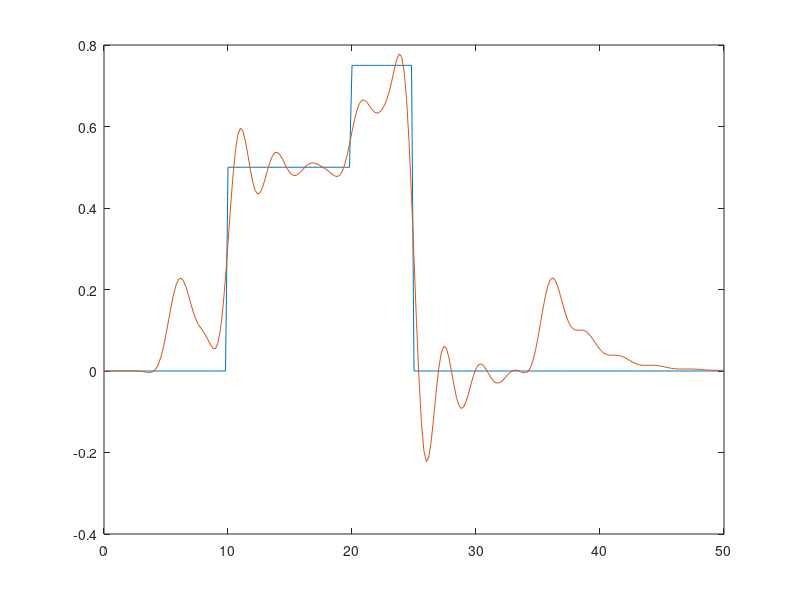
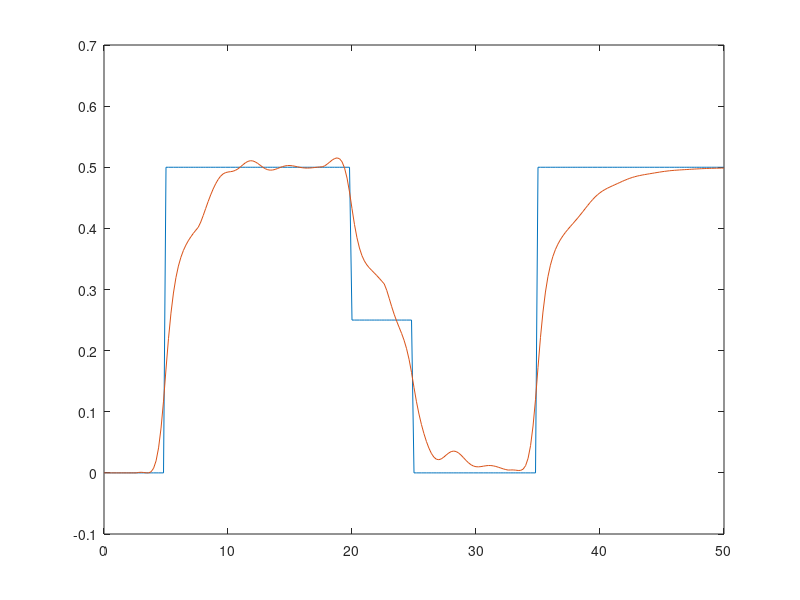

Recreate these plots in MATLAB, in order.
%% Simulation DMPC
clc;
clear;
close all;
%% Time and step
Step = 0.2;
T_end = 50;
t = 0:Step:T_end;
%% Variable
y1d = cell(1,length(t));
y2d = cell(1,length(t));
x1 = cell(1,length(t));
x2 = cell(1,length(t));
x_1pred = cell(1,length(t));
x_2pred = cell(1,length(t));
u1 = cell(1,length(t));
u2 = cell(1,length(t));
u_1pred = cell(1,length(t));
u_2pred = cell(1,length(t));
y1 = cell(1,length(t));
y2 = cell(1,length(t));
%% Parameters
alpha = 1;
gamma = 1;
P = 12;
M = P;
A11 = [2.74 -1.27 0.79 0;
       2 0 0 0;
       0 0.5 0 0;
       0 0 0 0.37];
A22 = [1.68 -0.82 0 0;
       1 0 0 0;
       0 0 1.57 -0.67;
       0 0 1 0];
A = [A11 zeros(4);
     zeros(4) A22];
B1 = [0.25;0;0;0.5;0;0;0;0];
B2 = [0;0;0;0;0.25;0;0.5;0];
B11 = [0.25;0;0;0.5];
B22 = [0.25;0;0.5;0];
B = [B1 B2];
C = [-0.1 0.03 0.12 0 0.07*alpha 0.07*alpha 0 0;
     0 0 0 0.25*alpha 0 0 0.29 -0.2];
C11 = [-0.1 0.03 0.12 0];
C12 = alpha*[0.07 0.07 0 0];
C21 = alpha*[0 0 0 0.25];
C22 = [0 0 0.29 -0.2];
Q = [1 0;0 1];
Q_ = eye(2*M);
R1_ = gamma*eye(M);
R2_ = gamma*eye(M);
GAMMA1 = [1 zeros(1,M-1)];
GAMMA2 = GAMMA1;
GAMMA_1 = tril(ones(M));
GAMMA_2 = tril(ones(M));
C_cell = repmat({C},1,P);
Ca_ = blkdiag(C_cell{:});
S = cell(P);
for i1 = 1:P
    for j1=1:P
        if i1-j1<0
            S{i1,j1}=zeros(8);
        else
            S{i1,j1}=A^(i1-j1);
        end
    end
end
S_ = cell2mat(S);
S = blkdiag(S_,S_);
B1_cell = repmat({B1},1,M-1);
B2_cell = repmat({B2},1,M-1);
B1_ = [zeros(8*(M-1),1) blkdiag(B1_cell{:});
       zeros(8,(M-1)*1) B1];
B2_ =  [zeros(8*(M-1),1) blkdiag(B2_cell{:});
       zeros(8,(M-1)*1) B2];
Aa_ = [A;zeros(8*(M-1),8)];
L1 = [eye(4);zeros(4)];
L2 = [zeros(4);eye(4)];
L1_dot = [zeros(4) zeros(4);zeros(4) eye(4)];
L2_dot = [eye(4) zeros(4);zeros(4) zeros(4)];
T_nga1 = [0 0;0 1];
T_nga2 = [1 0;0 0];
BT_1_cell = repmat({B*T_nga1},1,M-1);
BT_2_cell = repmat({B*T_nga2},1,M-1);
B1_nga = [zeros(8*(M-1),2) blkdiag(BT_1_cell{:});
       zeros(8,(M-1)*2) B*T_nga1];
B2_nga = [zeros(8*(M-1),2) blkdiag(BT_2_cell{:});
       zeros(8,(M-1)*2) B*T_nga2];
N1 = Ca_*S_*B1_*GAMMA_1;
N2 = Ca_*S_*B2_*GAMMA_2;
H1 = N1'*Q_*N1+R1_;
H2 = N2'*Q_*N2+R2_;
K1_ = pinv(H1)*N1'*Q_;
K2_ = pinv(H2)*N2'*Q_;
K1 = GAMMA1*K1_;
K2 = GAMMA2*K2_;
GAMMA_1_dot = ones(M,1);
GAMMA_2_dot = ones(M,1);
%% Initial value
x1{1} = [0;0;0;0];
x2{1} = [0;0;0;0];
u1{1} = 0;
u2{1} = 0;
u1_pred_old = zeros(M,1);
u2_pred_old = zeros(M,1);
x1_pred_old = zeros(8,1);
x2_pred_old = zeros(8,1);
U_pred_old = reshape([u1_pred_old u2_pred_old]',[2*M 1]);
%% Simulation
for i = 1:length(t)
    if t(i)<10
        y1d{i} = 0;
    elseif t(i)<20
        y1d{i} = 0.5;
    elseif t(i)<25
        y1d{i} = 0.75;
    else
        y1d{i} = 0;
    end
    if t(i)<5
        y2d{i} = 0;
    elseif t(i)<20
        y2d{i} = 0.5;
    elseif t(i)<25
        y2d{i} = 0.25;
    elseif t(i)<35
        y2d{i} = 0;
    else 
        y2d{i} = 0.5;
    end
%     if t(i) < 7
%         y2d{i} = 0;
%     elseif t(i) < 28
%         y2d{i} = 0.5;
%     else
%         y2d{i} = 0;
%     end
end

y1d = cell2mat(y1d);
y2d = cell2mat(y2d);
y1d_copy = y1d;
y2d_copy = y2d;
y1d(end+1:end+P) = y1d(end);
y2d(end+1:end+P) = y2d(end);
yd = [y1d;y2d];
for i = 1:length(t)
    y1{i} = C11*x1{i}+C12*x2{i};
    y2{i} = C21*x1{i}+C22*x2{i};
    if i~=1
        Yd = yd(:,i+1:i+P);
        Yd = reshape(Yd,2*P,1);
        Z1m = Ca_*S_*(B1_*GAMMA_1_dot*u1{i-1}+Aa_*L1*x1{i}+Aa_*L1_dot*x1_pred_old+B1_nga*U_pred_old);
        Z2m = Ca_*S_*(B2_*GAMMA_2_dot*u2{i-1}+Aa_*L2*x2{i}+Aa_*L2_dot*x2_pred_old+B2_nga*U_pred_old);
        u1{i} = u1{i-1} + K1*(Yd-Z1m);
        u2{i} = u2{i-1} + K2*(Yd-Z2m);
        u1_pred_new = GAMMA_1_dot*u1{i-1} + K1_*(Yd-Z1m);
        u2_pred_new = GAMMA_2_dot*u2{i-1} + K2_*(Yd-Z2m);
        x1_pred_new = A*L1*x1{i} + A*L1_dot*x1_pred_old + B1*u1_pred_new(1)+B2*u2_pred_old(2);
        x2_pred_new = A*L2*x2{i} + A*L2_dot*x2_pred_old + B2*u2_pred_new(1)+ B1*u1_pred_old(2);
        U_pred_new = reshape([u1_pred_new u2_pred_new]',[2*M 1]);
        u1_pred_old = u1_pred_new;
        u2_pred_old = u2_pred_new;
        x1_pred_old = x1_pred_new;
        x2_pred_old = x2_pred_new;
        U_pred_old = U_pred_new;
    end
    if i == length(t)
        break
    end
    %% Update
    x1{i+1} = A11*x1{i} + B11*u1{i};
    x2{i+1} = A22*x2{i} + B22*u2{i};
end

y1 = cell2mat(y1);
y2 = cell2mat(y2);
figure(1);
plot(t,y1d_copy,t,y1);
figure(2);
plot(t,y2d_copy,t,y2);